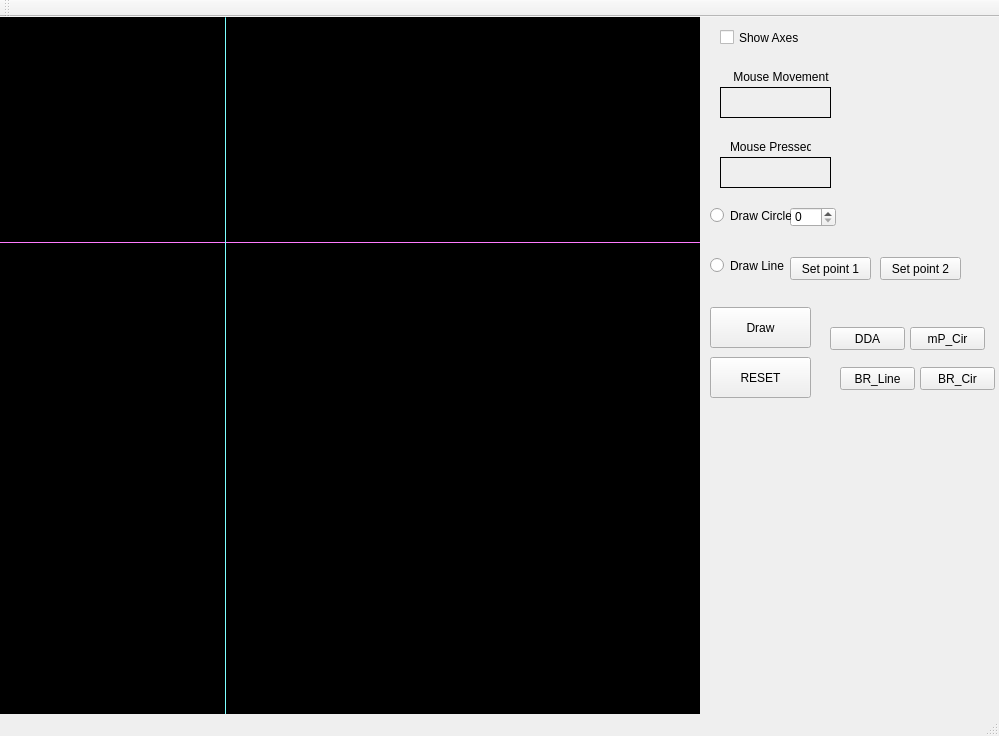
<?xml version="1.0" encoding="UTF-8"?>
<ui version="4.0">
 <class>MainWindow</class>
 <widget class="QMainWindow" name="MainWindow">
  <property name="geometry">
   <rect>
    <x>0</x>
    <y>0</y>
    <width>999</width>
    <height>736</height>
   </rect>
  </property>
  <property name="windowTitle">
   <string>MainWindow</string>
  </property>
  <widget class="QWidget" name="centralWidget">
   <widget class="my_label" name="frame">
    <property name="geometry">
     <rect>
      <x>0</x>
      <y>0</y>
      <width>700</width>
      <height>700</height>
     </rect>
    </property>
    <property name="mouseTracking">
     <bool>true</bool>
    </property>
    <property name="styleSheet">
     <string notr="true">background-color: rgb(0, 0, 0);</string>
    </property>
    <property name="frameShape">
     <enum>QFrame::Box</enum>
    </property>
    <property name="lineWidth">
     <number>1</number>
    </property>
    <property name="text">
     <string/>
    </property>
   </widget>
   <widget class="QLabel" name="mouse_movement">
    <property name="geometry">
     <rect>
      <x>720</x>
      <y>70</y>
      <width>111</width>
      <height>31</height>
     </rect>
    </property>
    <property name="frameShape">
     <enum>QFrame::Panel</enum>
    </property>
    <property name="text">
     <string/>
    </property>
   </widget>
   <widget class="QLabel" name="label_3">
    <property name="geometry">
     <rect>
      <x>720</x>
      <y>50</y>
      <width>111</width>
      <height>20</height>
     </rect>
    </property>
    <property name="text">
     <string>    Mouse Movement</string>
    </property>
   </widget>
   <widget class="QLabel" name="mouse_pressed">
    <property name="geometry">
     <rect>
      <x>720</x>
      <y>140</y>
      <width>111</width>
      <height>31</height>
     </rect>
    </property>
    <property name="frameShape">
     <enum>QFrame::Panel</enum>
    </property>
    <property name="text">
     <string/>
    </property>
   </widget>
   <widget class="QLabel" name="label_5">
    <property name="geometry">
     <rect>
      <x>730</x>
      <y>120</y>
      <width>81</width>
      <height>20</height>
     </rect>
    </property>
    <property name="text">
     <string>Mouse Pressed</string>
    </property>
   </widget>
   <widget class="Line" name="x_axis">
    <property name="geometry">
     <rect>
      <x>0</x>
      <y>225</y>
      <width>700</width>
      <height>1</height>
     </rect>
    </property>
    <property name="styleSheet">
     <string notr="true">background-color: rgb(255, 85, 255);</string>
    </property>
    <property name="orientation">
     <enum>Qt::Horizontal</enum>
    </property>
   </widget>
   <widget class="Line" name="y_axis">
    <property name="geometry">
     <rect>
      <x>225</x>
      <y>0</y>
      <width>1</width>
      <height>700</height>
     </rect>
    </property>
    <property name="styleSheet">
     <string notr="true">
background-color: rgb(85, 255, 255);</string>
    </property>
    <property name="orientation">
     <enum>Qt::Vertical</enum>
    </property>
   </widget>
   <widget class="QCheckBox" name="show_axes">
    <property name="geometry">
     <rect>
      <x>720</x>
      <y>10</y>
      <width>91</width>
      <height>21</height>
     </rect>
    </property>
    <property name="text">
     <string>Show Axes</string>
    </property>
   </widget>
   <widget class="QPushButton" name="Draw">
    <property name="geometry">
     <rect>
      <x>710</x>
      <y>290</y>
      <width>101</width>
      <height>41</height>
     </rect>
    </property>
    <property name="text">
     <string>Draw</string>
    </property>
   </widget>
   <widget class="QSpinBox" name="circle_radius">
    <property name="geometry">
     <rect>
      <x>790</x>
      <y>190</y>
      <width>46</width>
      <height>20</height>
     </rect>
    </property>
   </widget>
   <widget class="QRadioButton" name="draw_circle">
    <property name="geometry">
     <rect>
      <x>710</x>
      <y>190</y>
      <width>81</width>
      <height>17</height>
     </rect>
    </property>
    <property name="text">
     <string>Draw Circle</string>
    </property>
   </widget>
   <widget class="QRadioButton" name="draw_line">
    <property name="geometry">
     <rect>
      <x>710</x>
      <y>240</y>
      <width>77</width>
      <height>17</height>
     </rect>
    </property>
    <property name="text">
     <string>Draw Line</string>
    </property>
   </widget>
   <widget class="QPushButton" name="set_point1">
    <property name="geometry">
     <rect>
      <x>790</x>
      <y>240</y>
      <width>81</width>
      <height>23</height>
     </rect>
    </property>
    <property name="text">
     <string>Set point 1</string>
    </property>
   </widget>
   <widget class="QPushButton" name="set_point2">
    <property name="geometry">
     <rect>
      <x>880</x>
      <y>240</y>
      <width>81</width>
      <height>23</height>
     </rect>
    </property>
    <property name="text">
     <string>Set point 2</string>
    </property>
   </widget>
   <widget class="QPushButton" name="pushButton">
    <property name="geometry">
     <rect>
      <x>710</x>
      <y>340</y>
      <width>101</width>
      <height>41</height>
     </rect>
    </property>
    <property name="text">
     <string>RESET</string>
    </property>
   </widget>
   <widget class="QPushButton" name="pushButton_2">
    <property name="geometry">
     <rect>
      <x>830</x>
      <y>310</y>
      <width>75</width>
      <height>23</height>
     </rect>
    </property>
    <property name="text">
     <string>DDA</string>
    </property>
   </widget>
   <widget class="QPushButton" name="pushButton_3">
    <property name="geometry">
     <rect>
      <x>840</x>
      <y>350</y>
      <width>75</width>
      <height>23</height>
     </rect>
    </property>
    <property name="text">
     <string>BR_Line</string>
    </property>
   </widget>
   <widget class="QPushButton" name="pushButton_4">
    <property name="geometry">
     <rect>
      <x>920</x>
      <y>350</y>
      <width>75</width>
      <height>23</height>
     </rect>
    </property>
    <property name="text">
     <string>BR_Cir</string>
    </property>
   </widget>
   <widget class="QPushButton" name="pushButton_5">
    <property name="geometry">
     <rect>
      <x>910</x>
      <y>310</y>
      <width>75</width>
      <height>23</height>
     </rect>
    </property>
    <property name="text">
     <string>mP_Cir</string>
    </property>
   </widget>
  </widget>
  <widget class="QMenuBar" name="menuBar">
   <property name="geometry">
    <rect>
     <x>0</x>
     <y>0</y>
     <width>999</width>
     <height>21</height>
    </rect>
   </property>
  </widget>
  <widget class="QToolBar" name="mainToolBar">
   <attribute name="toolBarArea">
    <enum>TopToolBarArea</enum>
   </attribute>
   <attribute name="toolBarBreak">
    <bool>false</bool>
   </attribute>
  </widget>
  <widget class="QStatusBar" name="statusBar"/>
 </widget>
 <layoutdefault spacing="6" margin="11"/>
 <customwidgets>
  <customwidget>
   <class>my_label</class>
   <extends>QLabel</extends>
   <header location="global">my_label.h</header>
  </customwidget>
 </customwidgets>
 <resources/>
 <connections/>
</ui>
